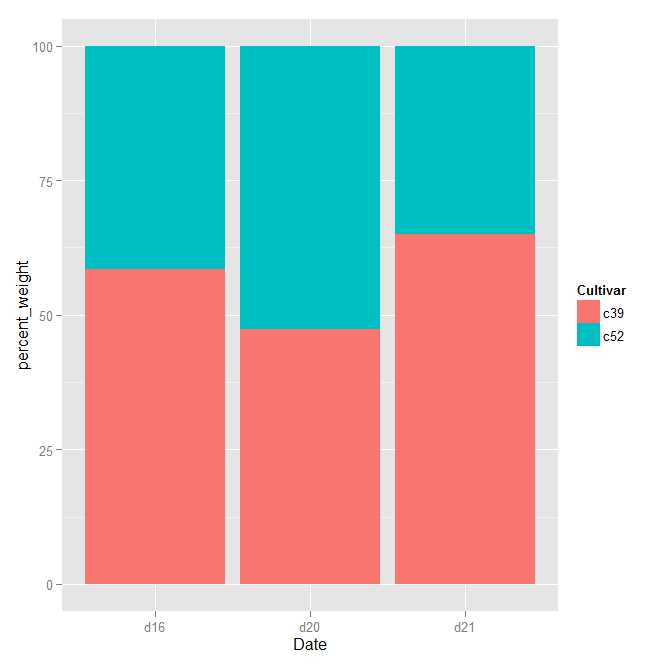

Generate this figure with R:
library(ggplot2)
library(gcookbook)
library(plyr)
ce <- ddply(cabbage_exp,"Date",transform,percent_weight=Weight/sum(Weight)*100)
ggplot(ce,aes(x=Date,y=percent_weight,fill=Cultivar))+geom_bar(stat="identity")
